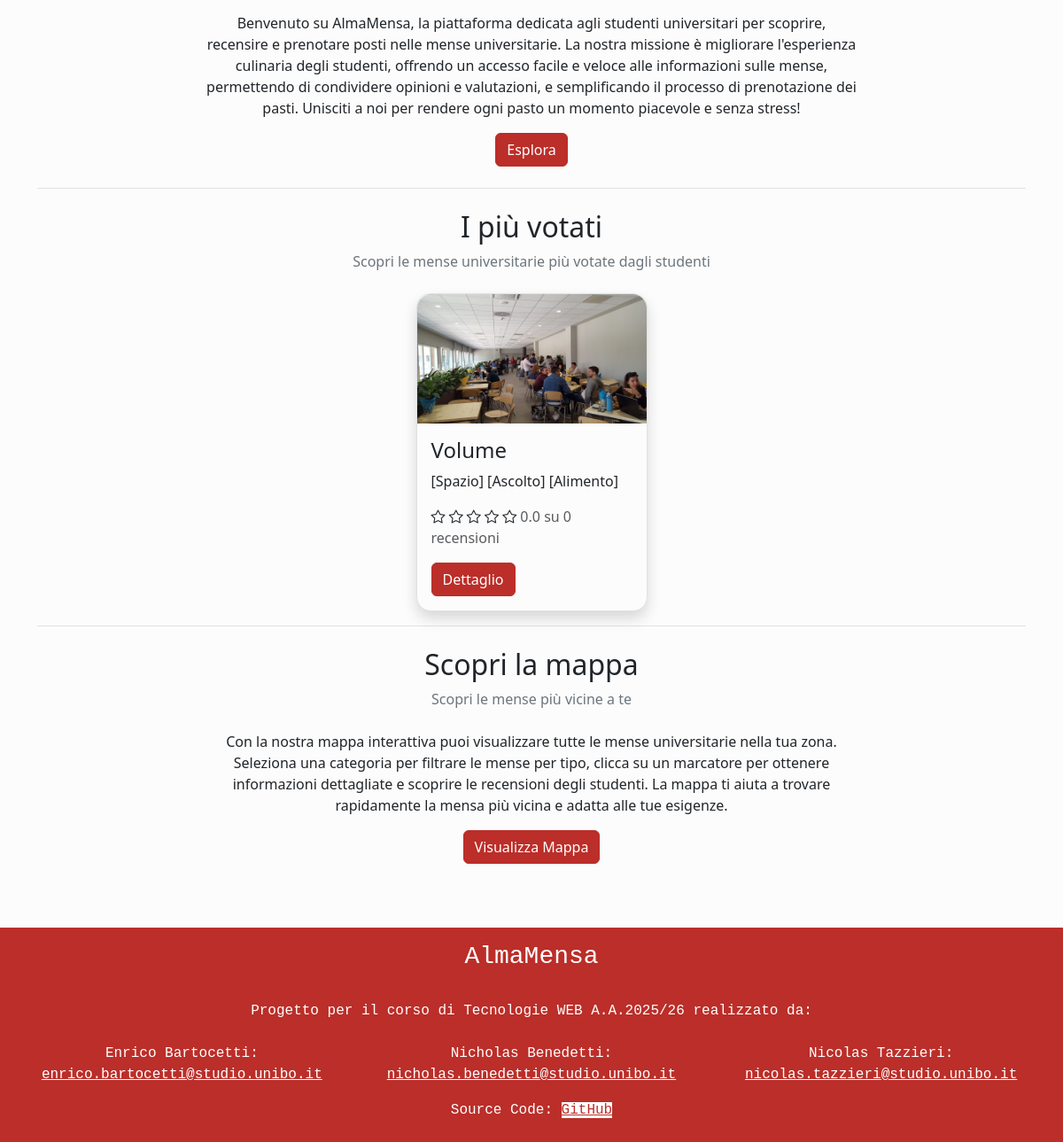
Before: / (lower part) with the older database file.
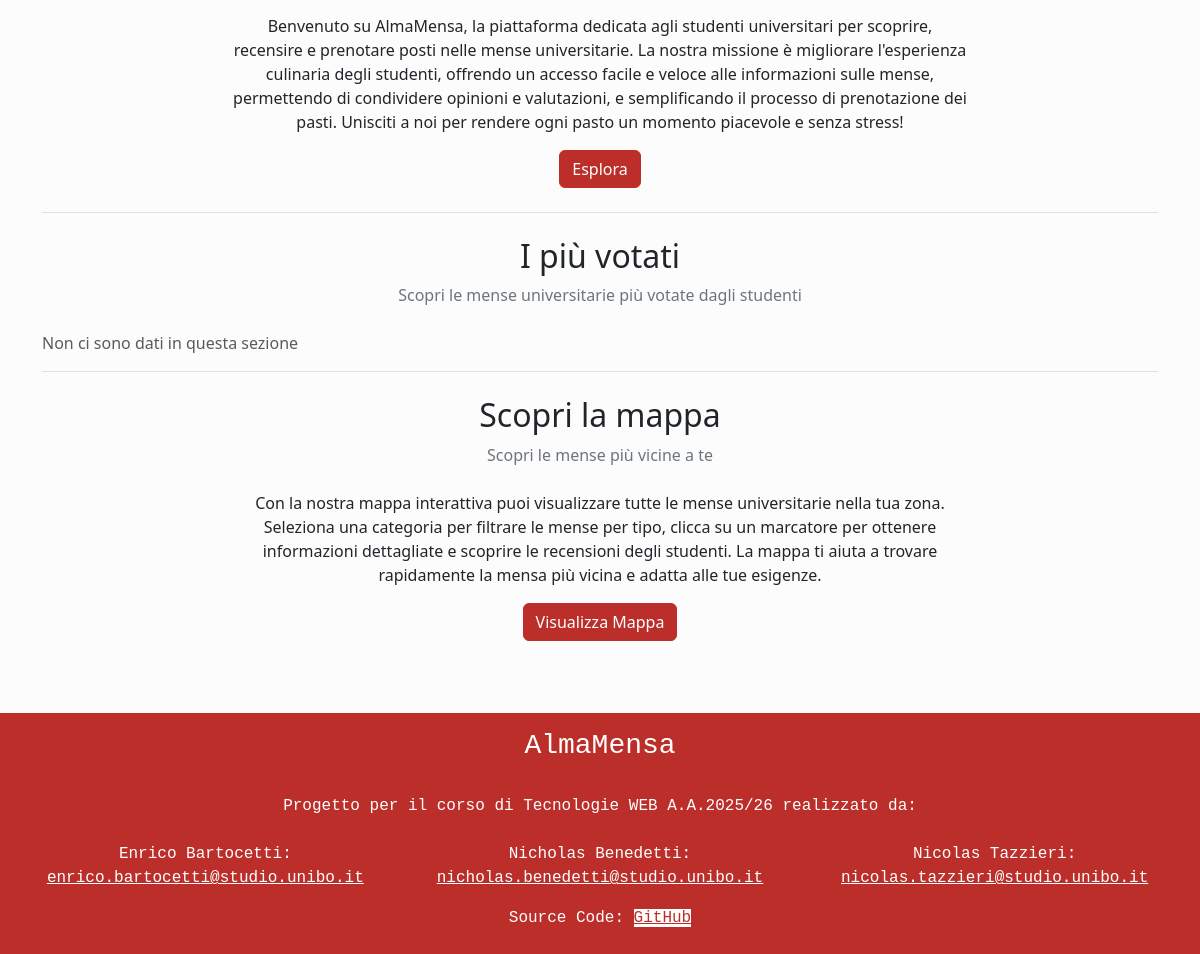
After: the same page with the newer database file.
### tables this page shows
CREATE TABLE `mense` (
  `id` int NOT NULL,
  `email` varchar(100) NOT NULL,
  `nome` varchar(50) NOT NULL,
  `descrizione` varchar(255) NOT NULL,
  `ind_civico` varchar(10) NOT NULL,
  `ind_via` varchar(100) NOT NULL,
  `ind_comune` varchar(50) NOT NULL,
  `ind_cap` int NOT NULL,
  `telefono` varchar(20) DEFAULT NULL,
  `coo_latitudine` varchar(15) NOT NULL,
  `coo_longitudine` varchar(15) NOT NULL,
  `num_posti` int NOT NULL,
  `immagine` varchar(255) DEFAULT NULL,
  `id_categoria` int NOT NULL,
  `media_recensioni` decimal(3,2) NOT NULL,
  `num_recensioni` int NOT NULL
);

### public/index.php (called while the page is built)
<?php
require_once '../src/bootstrap.php';
$currentPage["title"] = "Home";
$currentPage["filename"] = "index.php";
$templateParams["topCanteens"] = $dbh->getCanteens("media_recensioni DESC", 3);
require '../src/template/base.php';
?>

### src/database.php (called while the page is built, shortened)
<?php
class DatabaseHelper {
    private $db;
    public function __construct($servername, $username, $password, $dbname, $port){
        $this->db = new mysqli($servername, $username, $password, $dbname, $port);
    }
    public function getCanteens($orderBy, $limit = null) {
        $limit = $limit != null ? "LIMIT " . intval($limit) . " " : "";
        $query = "SELECT m.*, c.nome AS categoria FROM mense AS m JOIN categorie c ON m.id_categoria = c.id ORDER BY $orderBy $limit;";
        $stmt = $this->db->prepare($query);
        $stmt->execute();
        $result = $stmt->get_result();
        $list = array();
        foreach ($result->fetch_all(MYSQLI_ASSOC) as $c) {
            array_push($list, new Canteen($c["id"], $c["email"], $c["nome"], $c["descrizione"], $c["ind_civico"], $c["ind_via"], $c["ind_comune"], $c["ind_cap"], $c["telefono"], $c["coo_latitudine"], $c["coo_longitudine"], $c["num_posti"], $c["immagine"], $c["categoria"], $c["media_recensioni"], $c["num_recensioni"], $this->getCanteenTimeTable($c["id"])));
        }
        return $list;
    }
    public function getCanteenTimetable($id, $day = "%") {
        $query = 'SELECT giorno, ora_apertura, ora_chiusura FROM orari
        WHERE id_mensa = ?
        AND giorno LIKE ?
        ORDER BY FIELD(giorno, \'mon\', \'tue\', \'wed\', \'thu\', \'fri\', \'sat\', \'sun\'), ora_apertura ASC';
        $stmt = $this->db->prepare($query);
        $stmt->bind_param("is", $id, $day);
        $stmt->execute();
        $hours = [];
        foreach ($stmt->get_result()->fetch_all(MYSQLI_ASSOC) as $h) {
            array_push($hours, new OpeningHour($h["giorno"], $h["ora_apertura"], $h["ora_chiusura"]));
        }
        return $hours;
    }
}
?>

### src/bootstrap.php (called while the page is built, shortened)
<?php
require_once("database.php");
$dbh = new DatabaseHelper("localhost", "root", "", "almamensa", 3306);
require_once("classes.php");
require_once("utils.php");
?>

### src/classes.php (called while the page is built, shortened)
<?php
class Canteen extends User implements JsonSerializable {
    private $id;
    private $name;
    private $desc;
    private $img;
    private $avgReviews;
    private $numReviews;
    public function __construct($id, $email, $name, $desc, $number, $avenue, $municipality, $postalCode, $tel, $lat, $long, $maxSeatings, $img, $category, $avgReviews, $numReviews, $openingHours) {
        $this->id = $id;
        $this->name = $name;
        $this->desc = $desc;
        $this->img = empty($img) ? "" : $img;
        $this->avgReviews = $avgReviews;
        $this->numReviews = $numReviews;
    }
    public function getId() {
        return $this->id;
    }
    public function getName() {
        return $this->name;
    }
    public function getDescription() {
        return $this->desc;
    }
    public function getImg() {
        return $this->img;
    }
    public function getAvgReviews() {
        return $this->avgReviews;
    }
    public function getNumReviews() {
        return $this->numReviews;
    }
}
?>

### src/template/components/card.php (the view)
<div class="card border rounded-4 shadow h-100">
    <img src="<?php echo empty($c->getImg()) ? "assets/img/no_img.jpg" : UPLOAD_DIR . $c->getImg(); ?>"
        class="card-img-top rounded-top-4" alt="" />
    <div class="card-body">
        <h2 class="card-title fs-4"><?php echo $c->getName() ?></h2>
        <p class="card-text"><?php echo $c->getDescription() ?></p>
        <p class="card-text" title="Valutazione media e numero di recensioni">
            <span title="Valutazione media: <?php echo number_format($c->getAvgReviews(), 1); ?>">
                <?php printStars($c->getAvgReviews()); ?>
            </span>
            <span class="text-body-secondary"><?php echo number_format($c->getAvgReviews(), 1); ?> su
                <?php echo $c->getNumReviews(); ?> recensioni</span>
        </p>
        <a href="canteen_details.php?id=<?php echo $c->getId() ?>" class="btn btn-primary mt-auto">Dettaglio</a>
    </div>
</div>

### src/template/base.php (shortened to what this page needs)
<!DOCTYPE html>
<html lang="it">
<head>
    <link href="assets/css/custom.css" rel="stylesheet">
    <link rel="stylesheet" href="https://cdn.jsdelivr.net/npm/bootstrap-icons@1.13.1/font/bootstrap-icons.min.css">
</head>
<body class="d-flex flex-column min-vh-100">
    <main class="container-fluid flex-grow-1">
    <?php
    if(isset($currentPage["filename"])){
        require("../src/template/".$currentPage["filename"]);
    }
    ?>
    </main>
    <?php require("components/footer.php"); ?>
</body>
</html>

### src/template/index.php (shortened to what this page needs)
<div class="container mb-5">
    <div class="row justify-content-center mb-4">
        <div class="col-11 col-md-8 text-center">
            <p class="mt-3">
                Benvenuto su AlmaMensa, la piattaforma dedicata agli studenti universitari per scoprire, recensire e
                prenotare posti nelle mense universitarie. La nostra missione è migliorare l'esperienza culinaria degli
                studenti, offrendo un accesso facile e veloce alle informazioni sulle mense, permettendo di condividere
                opinioni e valutazioni, e semplificando il processo di prenotazione dei pasti. Unisciti a noi per
                rendere ogni pasto un momento piacevole e senza stress!
            </p>
            <a href="explore.php" class="btn btn-primary" role="button">Esplora</a>
        </div>
    </div>
    <section class="border-top">
        <header class="text-center my-4">
            <h2>I più votati</h2>
            <p class="text-secondary">Scopri le mense universitarie più votate dagli studenti</p>
        </header>
        <div class="row justify-content-center">
            <?php if (count($templateParams["topCanteens"]) == 0): ?>
                    <p class="text-body-secondary">Non ci sono dati in questa sezione</p>
                <?php else:
                    foreach ($templateParams["topCanteens"] as $c): ?>
                        <div class="col-11 col-md-5 col-xl-3 mb-3">
                            <?php include 'components/card.php'; ?>
                        </div>
                    <?php endforeach;
                endif; ?>
        </div>
    </section>
    <section class="border-top">
        <header class="text-center my-4">
            <h2>Scopri la mappa</h2>
            <p class="text-secondary">Scopri le mense più vicine a te</p>
        </header>
        <div class="row justify-content-center">
            <div class="col-11 col-md-8 text-center">
                <p>Con la nostra mappa interattiva puoi visualizzare tutte le mense universitarie nella tua zona. Seleziona una categoria per filtrare le mense per tipo, clicca su un marcatore per ottenere informazioni dettagliate e scoprire le recensioni degli studenti. La mappa ti aiuta a trovare rapidamente la mensa più vicina e adatta alle tue esigenze.</p>
                <a href="map.php" class="btn btn-primary" role="button">Visualizza Mappa</a>
            </div>
        </div>
    </section>
</div>

### src/utils.php (shortened to what this page needs)
<?php
function printStars($value) {
    for ($i = 1; $i <= $value; $i++) {
        echo "<span class=\"bi bi-star-fill\"></span>\n";
    }
    for ( ; $i <= 5; $i++) {
        echo "<span class=\"bi bi-star\"></span>\n";
    }
}
?>

### src/template/components/footer.php
<footer class="bg-primary text-white text-center text-lg-start mt-4 container-fluid flex-grow-1 font-monospace">
    <div class="text-center p-3">
        <h1 class="fs-3">AlmaMensa</h1>
    </div>
    <div class="text-center p-2 row">
        <p class="col-12">Progetto per il corso di Tecnologie WEB A.A.2025/26 realizzato da:</p>
        <div class="col-12">
            <ul class="row list-unstyled">
                <li class="col-12 mt-2 col-md-4">Enrico Bartocetti:<br/><a class="text-white" href="mailto:enrico.bartocetti@studio.unibo.it">enrico.bartocetti@studio.unibo.it</a></li>
                <li class="col-12 mt-2 col-md-4">Nicholas Benedetti:<br/><a class="text-white" href="mailto:nicholas.benedetti@studio.unibo.it">nicholas.benedetti@studio.unibo.it</a></li>
                <li class="col-12 mt-2 col-md-4">Nicolas Tazzieri:<br/><a class="text-white" href="mailto:nicolas.tazzieri@studio.unibo.it">nicolas.tazzieri@studio.unibo.it</a></li>
            </ul>
        </div>
        <p class="col-12">Source Code: <a href="https://github.com/EnryBarto/TWEB25-alma-mensa" class="bg-white">GitHub</a></p>
    </div>
</footer>

Changed rows visible on the page:
removed mense: immagine (picture), nome "Volume", descrizione "[Spazio] [Ascolto] [Alimento]", media_recensioni "0.0", num_recensioni "0"
Other visible differences:
text now shown: "Non ci sono dati in questa sezione"
